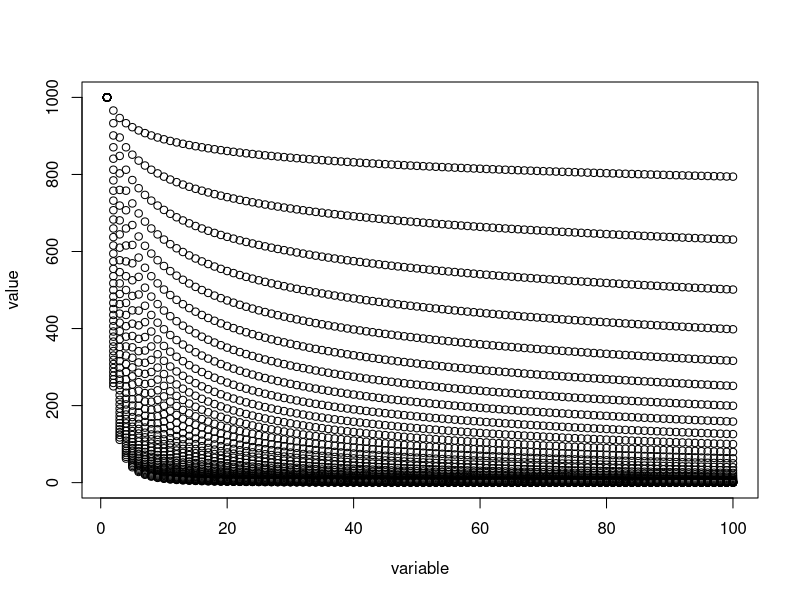
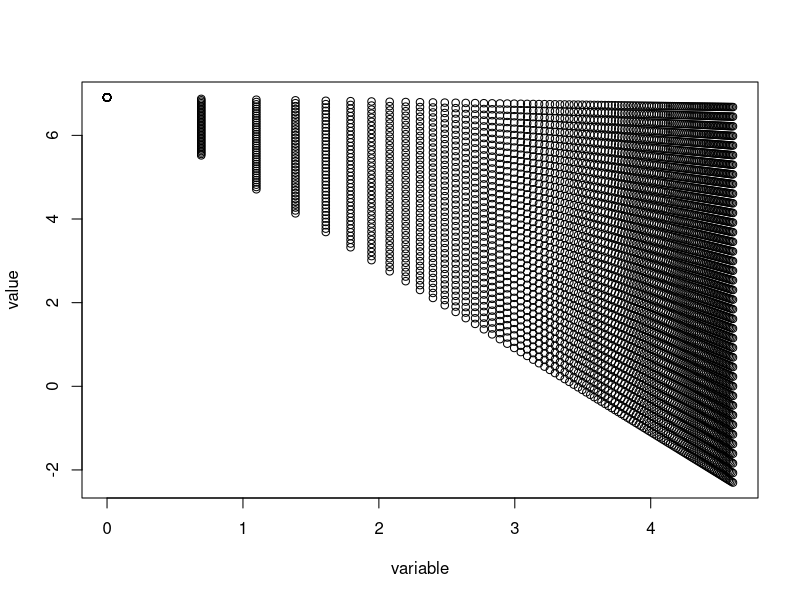
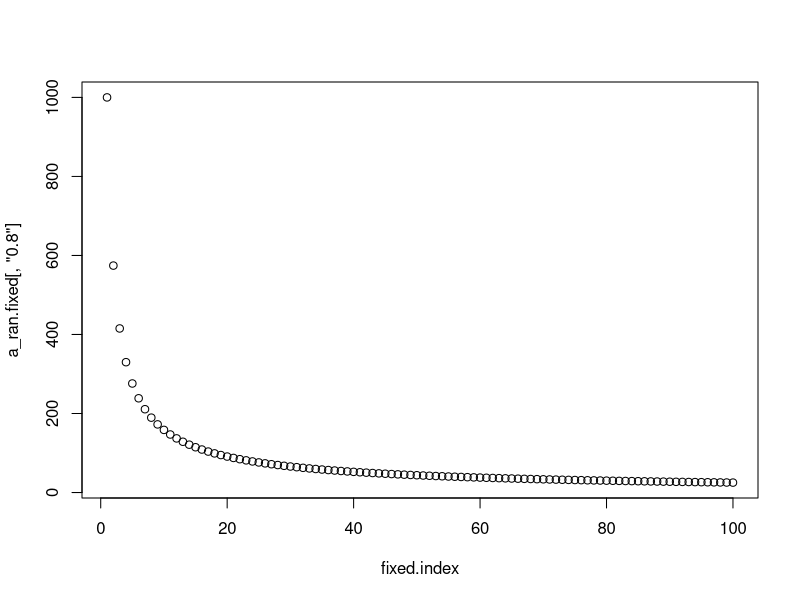
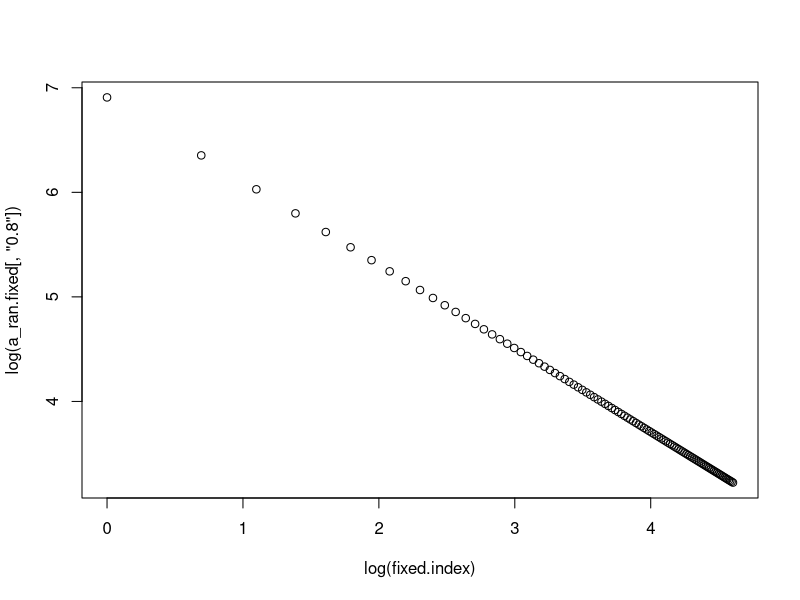
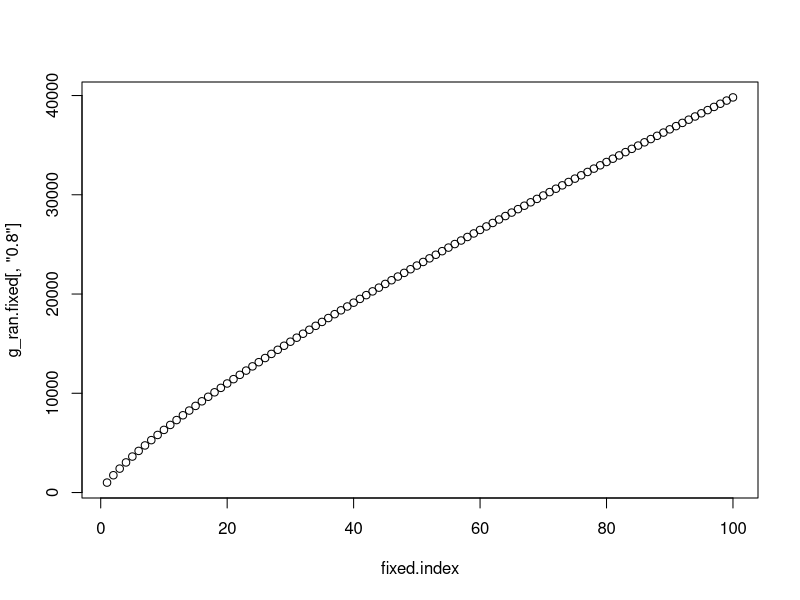
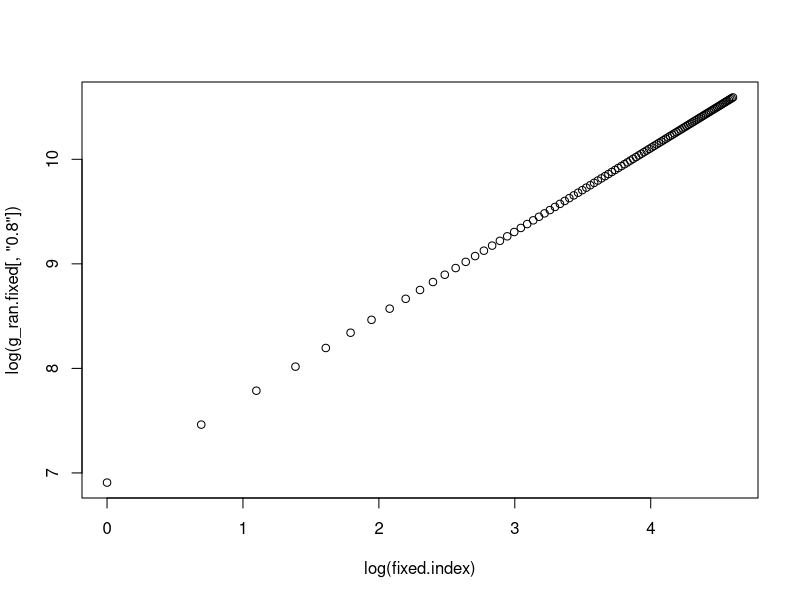
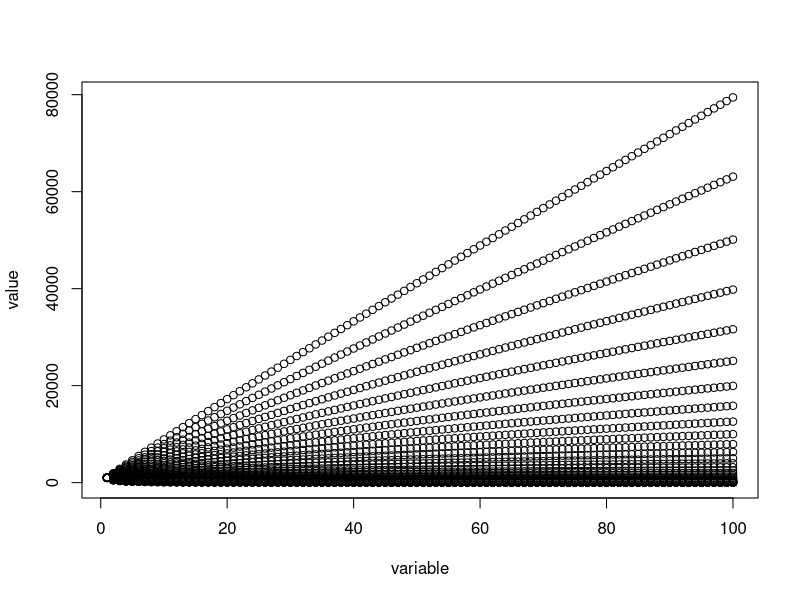
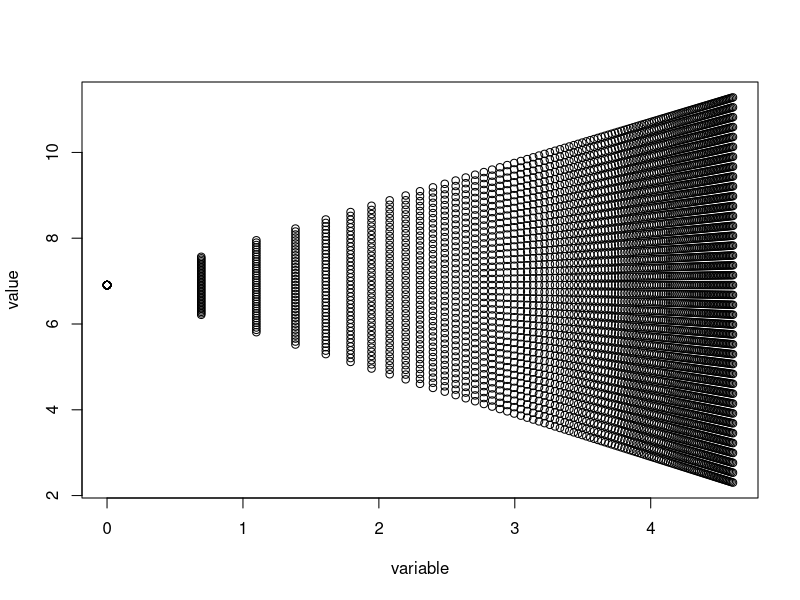

Write R code to recreate these figures, in order.
## Estimate openness from power-laws with predefined alpha (6 methods)
#
# Written by Carlos Valiente-Mullor
#
# Usage:
#       Rscript est_alpha_sim_data.R
#


# Packages
library(reshape2)
library(minpack.lm)

## Simulate power laws using a rage of alpha values (0.05-2, step 0.05)

# power law parameters
C = 1000   # constant
a_ran = seq(from = 0.05, to = 2, by = 0.05) # range of alpha values
g_ran = 1-a_ran
sample_size = 100 # N

# empty dataset
a_ran.fixed = data.frame(matrix(ncol = length(a_ran), nrow = sample_size))
fixed.index = seq(sample_size)

for (i in 1:length(a_ran)) {
  values = fixed.index
  #n = C * values^(g) # Heap's law to compute number of genes (n)
  An = C * values^(-a_ran[i]) # power-law to compute n increment [Delta(n)]
  a_ran.fixed[,i] = An # add delta(n) to next column.
}

colnames(a_ran.fixed) = as.character(a_ran) # set alpha values as column names

a_ran.fixed_2melt = melt(a_ran.fixed) # convert dataframe
fixed.index_2melt = rep(fixed.index, length(a_ran))
a_ran.fixed_2melt[,1] <- fixed.index_2melt

# exploratory plots
plot(a_ran.fixed_2melt)     
plot(log(a_ran.fixed_2melt))

plot( fixed.index, a_ran.fixed[, "0.8"] ) # plot specific curve
plot( log(fixed.index), log(a_ran.fixed[, "0.8"]) ) # plot log-log specific curve


######################
### Estimate alpha ###
######################

## METHOD 1 pagoo (adapted) ##

g_ran.fixed = data.frame(matrix(ncol = length(g_ran), nrow = sample_size))
fixed.index = seq(sample_size)

for (i in 1:length(g_ran)) {
  values = fixed.index
  n = C * values^(g_ran[i]) # Heap's law to compute n
  g_ran.fixed[,i] = n # add values to next column
}

colnames(g_ran.fixed) = as.character(g_ran) # set alpha values as column names

g_ran.fixed_2melt = melt(g_ran.fixed) # convert dataframe
fixed.index_2melt = rep(fixed.index, length(g_ran))
g_ran.fixed_2melt[,1] <- fixed.index_2melt

# exploratory plots
plot( fixed.index, g_ran.fixed[, "0.8"] ) # plot specific curve
plot( log(fixed.index), log(g_ran.fixed[, "0.8"]) ) # plot log-log specific curve
plot(g_ran.fixed_2melt) # plot each curve
plot(log(g_ran.fixed_2melt))
plot(log10(g_ran.fixed_2melt))


# Adapt pagoo::rarefact (skip permutations)
# Empty df, cols = expected/real alpha, estimated alpha, difference, idx ...
# ... rows: 1 per each alpha value tested
g_est = data.frame(matrix(ncol = 7, nrow = length(g_ran)))

x.all = fixed.index
for (i in 1:length(g_ran)) {
  idx=i
  
  y.all = g_ran.fixed[,idx] # delta(n) from corresponding alpha value
  
  fitHeaps <- lm(log(y.all) ~ log(x.all), na.action = na.exclude)
  linear_hl.all = summary(fitHeaps)
  linear_hl.all.gamma = linear_hl.all$coefficients[2]
  linear_hl.all.se = linear_hl.all$coefficients[4]
  
  linear_hl.all.alpha = 1-(linear_hl.all$coefficients[2])
  
  # Set columns gamma
  g_est[idx, 1] = g_ran[idx]                      # expected("real") alpha
  g_est[idx, 2] = linear_hl.all.gamma             # estimated alpha
  g_est[idx, 3] = g_ran[idx]-linear_hl.all.gamma  # difference
  g_est[idx, 4] = idx                             # index
  
  # Set columns alpha
  g_est[idx, 5] = a_ran[idx]                      # expected("real") alpha
  g_est[idx, 6] = linear_hl.all.alpha             # estimated alpha
  g_est[idx, 7] = a_ran[idx]-linear_hl.all.alpha  # difference
}

relative_error = g_est[,3]/g_est[,1] # relative error
sum.relative_error = c(mean(relative_error), 
                       median(relative_error),
                       min(relative_error),
                       max(relative_error),
                       sd(relative_error))
names(sum.relative_error) = c("mean", "median", "min", "max", "SD")

# plots alpha real -vs- estimated
plot(g_est[,1], g_est[,1]) # expected (expected alpha -vs- expect alpha)
plot(g_est[,1], g_est[,2]) # estimated (expected alpha -vs- observed alpha)

y.comp1 = c(g_est[,1], g_est[,2]) # combine values to compare the 2 curves
x.comp1 = c(g_est[,1], g_est[,1])
plot(x.comp1, y.comp1)


## METHOD 2 micropan::heaps ##

# "objectFun" function (micropan)
objectFun <- function(p, x, y){
  y.hat <- p[1] * x^(-p[2])
  J <- sqrt(sum((y - y.hat)^2))/length(x)
  return(J)
}

# Empty df, cols = expected/real alpha, estimated alpha, difference, idx ...
# ... rows: 1 per each alpha value tested
a_est = data.frame(matrix(ncol = 4, nrow = length(a_ran)))

x.all = fixed.index
for (i in 1:length(a_ran)) {
  idx=i
  
  y.all = a_ran.fixed[,idx] # delta(n) from corresponding alpha value
  p0 <- c(median(y.all[which(x.all == 2)] ), 1)
  
  # fit
  fit <- optim(p0, objectFun, gr = NULL, x.all, y.all, method = "L-BFGS-B", lower = c(0, 0), upper = c(10000, 2))
  a.hat <- fit$par[2]
  
  # Set columns
  a_est[idx, 1] = a_ran[idx]               # expected("real") alpha
  a_est[idx, 2] = a.hat                    # estimated alpha
  a_est[idx, 3] = a_ran[idx]-a.hat         # difference
  a_est[idx, 4] = idx                      # index
}

relative_error = a_est[,3]/a_est[,1] # relative error
sum.relative_error = c(mean(relative_error), 
                       median(relative_error),
                       min(relative_error),
                       max(relative_error),
                       sd(relative_error))
names(sum.relative_error) = c("mean", "median", "min", "max", "SD")

# plots alpha real -vs- estimated
plot(a_est[,1], a_est[,1]) #  expected (expected alpha -vs- expect alpha)
plot(a_est[,1], a_est[,2]) # estimated (expected alpha -vs- observed alpha)

y.comp1 = c(a_est[,1], a_est[,2]) # combine values to compare the 2 curves
x.comp1 = c(a_est[,1], a_est[,1])
plot(x.comp1, y.comp1)


## METHOD 3 (newman et al. 2005) ##

# Empty df, cols = expected/real alpha, estimated alpha, difference, idx ...
# ... rows: 1 per each alpha value tested
a_est = data.frame(matrix(ncol = 4, nrow = length(a_ran)))

n = sample_size
for (i in 1:length(a_ran)) {
  idx=i
  
  y = a_ran.fixed[,idx]
  
  # Formula
  ml.alpha = try( 1 + n*((sum(log(y/y[1]))))^(-1) )
  
  # Set columns
  a_est[idx, 1] = a_ran[idx]               # expected("real") alpha
  a_est[idx, 2] = ml.alpha                 # estimated alpha
  a_est[idx, 3] = a_ran[idx]-ml.alpha      # difference
  a_est[idx, 4] = idx                      # index
}

relative_error = a_est[,3]/a_est[,1] # relative error
sum.relative_error = c(mean(relative_error), 
                       median(relative_error),
                       min(relative_error),
                       max(relative_error),
                       sd(relative_error))
names(sum.relative_error) = c("mean", "median", "min", "max", "SD")

# plots alpha real -vs- estimated
plot(a_est[,1], a_est[,1]) # expected (expected alpha -vs- expect alpha)
plot(a_est[,1], a_est[,2]) # estimated (expected alpha -vs- observed alpha)

y.comp1 = c(a_est[,1], a_est[,2]) # combine values to compare the 2 curves
x.comp1 = c(a_est[,1], a_est[,1])
plot(x.comp1, y.comp1)


## METHOD 4: Heaps' law (power law) - exponential (nlsLM) ##

# Empty df, cols = expected/real alpha, estimated alpha, difference, idx ...
# ... rows: 1 per each alpha value tested
a_est = data.frame(matrix(ncol = 4, nrow = length(a_ran)))
x.all = fixed.index
control1 = nls.control(maxiter=1000, tol=1e-05, warnOnly = T)

for (i in 1:length(a_ran)) {
  idx=i
  
  y.all = a_ran.fixed[,idx] # delta(n) from corresponding alpha value
  
  mod.nls.all = try( nlsLM(y.all ~ k*x.all^power, start = list(power = 1, k = 1),
                           control = control1, na.action=na.exclude))
  
  nls_all = summary(mod.nls.all)
  nls_all.alpha = -1*(nls_all$parameters[1])
  nls_all.se = nls_all$parameters[3]
  
  # Set columns
  a_est[idx, 1] = a_ran[idx]               # expected("real") alpha
  a_est[idx, 2] = nls_all.alpha            # estimated alpha
  a_est[idx, 3] = a_ran[idx]-nls_all.alpha # difference
  a_est[idx, 4] = idx                      # index
}

a_est

relative_error = a_est[,3]/a_est[,1] # relative error
sum.relative_error = c(mean(relative_error), 
                       median(relative_error),
                       min(relative_error),
                       max(relative_error),
                       sd(relative_error))
names(sum.relative_error) = c("mean", "median", "min", "max", "SD")

# plots alpha real -vs- estimated
plot(a_est[,1], a_est[,1]) # expected (expected alpha -vs- expect alpha)
plot(a_est[,1], a_est[,2]) # estimated (expected alpha -vs- observed alpha)

y.comp1 = c(a_est[,1], a_est[,2]) # combine values to compare the 2 curves
x.comp1 = c(a_est[,1], a_est[,1])
plot(x.comp1, y.comp1)


## METHOD 5 Heaps' law (power law) - linear (ln) ##

# Empty df, cols = expected/real alpha, estimated alpha, difference, idx ...
# ... rows: 1 per each alpha value tested
a_est = data.frame(matrix(ncol = 4, nrow = length(a_ran)))

x.all = fixed.index
for (i in 1:length(a_ran)) {
  idx=i
  
  y.all = a_ran.fixed[,idx] # delta(n) from corresponding alpha value
  
  fitHeaps <- lm(log(y.all) ~ log(x.all))
  linear_hl.all = summary(fitHeaps)
  linear_hl.all.alpha = -1*(linear_hl.all$coefficients[2])
  linear_hl.all.se = linear_hl.all$coefficients[4]
  
  # Set columns
  a_est[idx, 1] = a_ran[idx]                      # expected("real") alpha
  a_est[idx, 2] = linear_hl.all.alpha             # estimated alpha
  a_est[idx, 3] = a_ran[idx]-linear_hl.all.alpha  # difference
  a_est[idx, 4] = idx                             # index
}

relative_error = a_est[,3]/a_est[,1] # relative error
sum.relative_error = c(mean(relative_error), 
                       median(relative_error),
                       min(relative_error),
                       max(relative_error),
                       sd(relative_error))
names(sum.relative_error) = c("mean", "median", "min", "max", "SD")

# plots alpha real -vs- estimated
plot(a_est[,1], a_est[,1]) # expected (expected alpha -vs- expect alpha)
plot(a_est[,1], a_est[,2]) # estimated (expected alpha -vs- observed alpha)

y.comp1 = c(a_est[,1], a_est[,2]) # combine values to compare the 2 curves
x.comp1 = c(a_est[,1], a_est[,1])
plot(x.comp1, y.comp1)


## METHOD 6 Heaps' linear [ln(x+1)] ##

# Empty df, cols = expected/real alpha, estimated alpha, difference, idx ...
# ... rows: 1 per each alpha value tested
a_est = data.frame(matrix(ncol = 4, nrow = length(a_ran)))

x.all = fixed.index
for (i in 1:length(a_ran)) {
  idx=i
  
  y.all = a_ran.fixed[,idx] # delta(n) from corresponding alpha value
  
  fitHeaps <- lm(log1p(y.all) ~ log1p(x.all))
  linear_hl.all = summary(fitHeaps)
  linear_hl.all.alpha = -1*(linear_hl.all$coefficients[2])
  linear_hl.all.se = linear_hl.all$coefficients[4]
  
  # Set columns
  a_est[idx, 1] = a_ran[idx]                      # expected("real") alpha
  a_est[idx, 2] = linear_hl.all.alpha             # estimated alpha
  a_est[idx, 3] = a_ran[idx]-linear_hl.all.alpha  # difference
  a_est[idx, 4] = idx                             # index
}


relative_error = a_est[,3]/a_est[,1] # relative error
sum.relative_error = c(mean(relative_error), 
                       median(relative_error),
                       min(relative_error),
                       max(relative_error),
                       sd(relative_error))
names(sum.relative_error) = c("mean", "median", "min", "max", "SD")

# plots alpha real -vs- estimated
plot(a_est[,1], a_est[,1]) #  expected (expected alpha -vs- expect alpha)
plot(a_est[,1], a_est[,2]) # estimated (expected alpha -vs- observed alpha)

y.comp1 = c(a_est[,1], a_est[,2]) # combine values to compare the 2 curves
x.comp1 = c(a_est[,1], a_est[,1])
plot(x.comp1, y.comp1)
